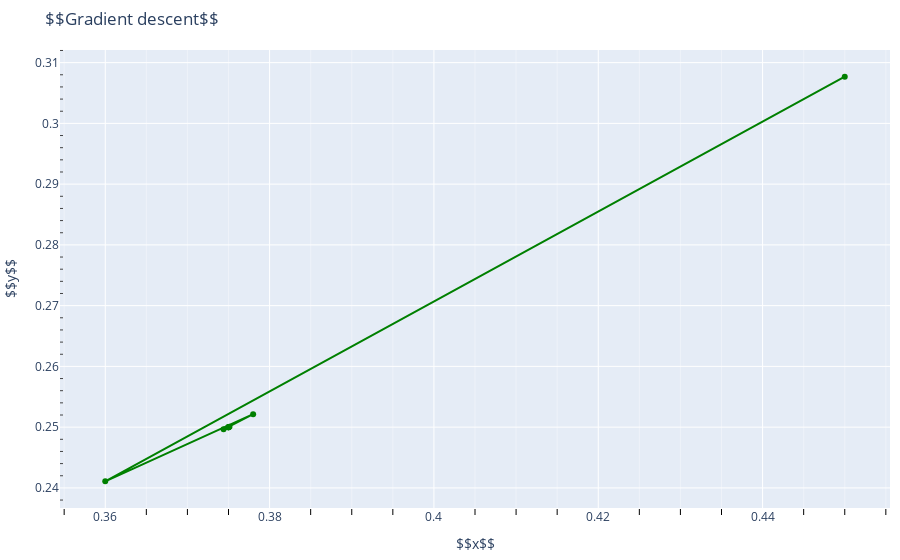

The notebook cell saved with this chart:
### Code cell
fig = go.Figure()
fig.add_trace(go.Scatter(x = x, y = y_1, mode='markers + lines', line=dict(color="#008000")))
fig.update_layout(legend_orientation="h",
                  legend=dict(x=.5, xanchor="center"),
                  title="$$Gradient descent$$",
                  xaxis_title="$$x$$",
                  yaxis_title="$$y$$",
                  margin=dict(l=10, r=10, t=50, b=15))

fig.update_xaxes(minor=dict(ticklen=6, tickcolor="black", showgrid=True))
fig.update_yaxes(minor_ticks="inside")


fig.update_traces(hoverinfo="all", hovertemplate="Argument: %{x}, Function: %{y}")
fig.show()

### Figure 1 — Plotly figure (JSON) as saved in the notebook; plotly's stock layout.template omitted (floating-point values rounded to 4 significant figures)
{"data": [{"hoverinfo": "all", "hovertemplate": "Argument: %{x}, Function: %{y}", "line": {"color": "#008000"}, "mode": "markers+lines", "type": "scatter", "x": [0.45, 0.36, 0.378, 0.3744, 0.3751, 0.375, 0.375, 0.375, 0.375, 0.375, 0.375, 0.375, 0.375, 0.375, 0.375, 0.375, 0.375, 0.375, 0.375], "y": [0.3077, 0.2411, 0.2521, 0.2497, 0.2501, 0.25, 0.25, 0.25, 0.25]}], "layout": {"legend": {"orientation": "h", "x": 0.5, "xanchor": "center"}, "margin": {"b": 15, "l": 10, "r": 10, "t": 50}, "title": {"text": "$$Gradient descent$$"}, "xaxis": {"minor": {"showgrid": true, "tickcolor": "black", "ticklen": 6}, "title": {"text": "$$x$$"}}, "yaxis": {"minor": {"ticks": "inside"}, "title": {"text": "$$y$$"}}}}
